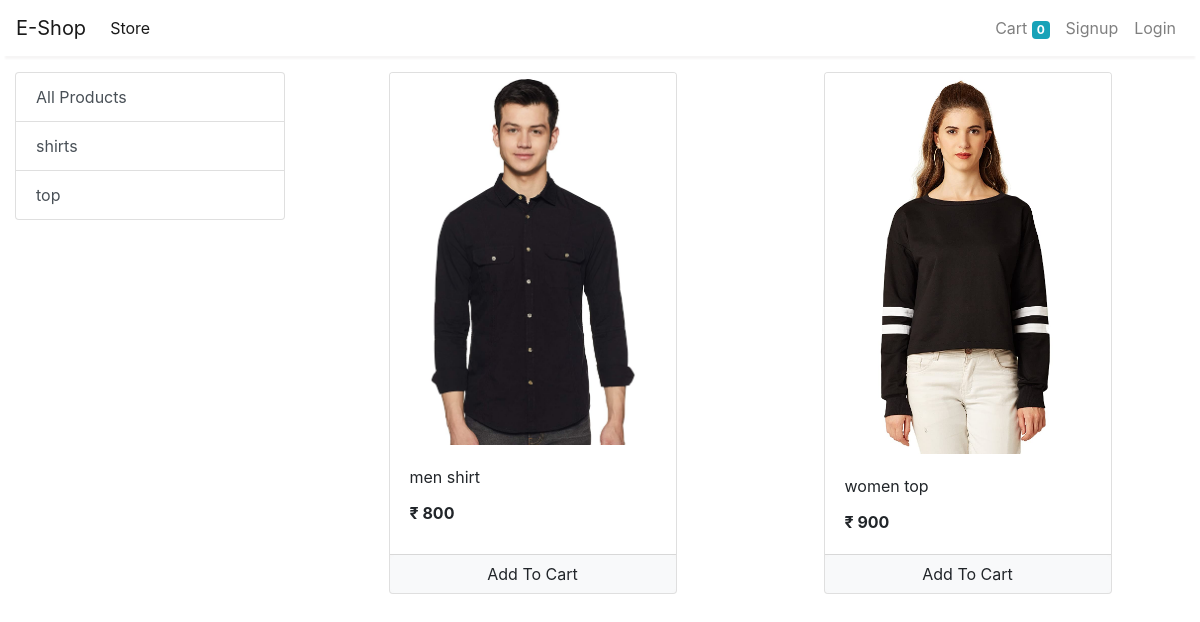
The app's page /store with its own data.
### store/models/category.py (models this page shows, shortened)
class Category(models.Model):
    name = models.CharField(max_length=20)
    @staticmethod
    def get_all_categories():
        return Category.objects.all()

### store/models/product.py (models this page shows, shortened)
class Product(models.Model):
    name = models.CharField(max_length=50)
    price = models.IntegerField(default=0)
    category = models.ForeignKey(Category, on_delete=models.CASCADE, default=1)
    description = models.CharField(max_length=200, default='' , null=True , blank=True)
    image = models.ImageField(upload_to='uploads/products/')
    @staticmethod
    def get_all_products():
        return Product.objects.all()

### store/views/home.py (the view)
# urls.py: path('' , include('store.urls'))
def store(request):
    cart = request.session.get('cart')
    if not cart:
        request.session['cart'] = {}
    products = None
    categories = Category.get_all_categories()
    categoryID = request.GET.get('category')
    if categoryID:
        products = Product.get_all_products_by_categoryid(categoryID)
    else:
        products = Product.get_all_products();
    data = {}
    data['products'] = products
    data['categories'] = categories
    print('you are : ', request.session.get('email'))
    return render(request, 'index.html', data)

### store/templatetags/cart.py (called while the page is built)
@register.filter(name='is_in_cart')
def is_in_cart(product  , cart):
    keys = cart.keys()
    for id in keys:
        if int(id) == product.id:
            return True
    return False;

### store/templatetags/custom_filter.py (called while the page is built)
@register.filter(name='currency')
def currency(number):
    return "₹ "+str(number)

### store/templates/index.html (shortened to what this page needs)
{% extends 'base.html' %}
{% block content %}
{% load cart %}
{% load custom_filter %}
<div class="container-fluid mt-3">
	<div class="row">
		<div class="col-lg-3 mx-auto">
			<div class="list-group">
				<a href="/" class="list-group-item list-group-item-action">All Products</a>
				{% for category in categories %}
				<a href="/?category={{category.id}}"
					class="list-group-item list-group-item-action">{{category.name}}</a>
				{% endfor %}
			</div>
		</div>
		<div id='products' class="col-lg-9 mx-auto">
			<div class="row mx-auto">
				{% for product in products %}
				<div class="card mx-auto mb-3" id={{product.id}} style="width: 18rem;">
					<img class="card-img-top" src="{{product.image.url}}" alt="Card image cap">
					<div class="card-body">
						<p class="card-title">{{product.name}}</p>
						<p class="card-text"><b>{{product.price|currency}}</b></p>
					</div>
					<div class="card-footer p-0 no-gutters">
						{% if product|is_in_cart:request.session.cart %}
						<div class="row no-gutters">
							<form action="/#{{product.id}}" class="col-2 " method="post">
								{% csrf_token %}
								<input hidden type="text" name='product' value='{{product.id}}'>
								<input hidden type="text" name='remove' value='True'>
								<input type="submit" value=" - " class="btn btn-block btn-light border-right">
							</form>
							<div class="text-center col">{{product|cart_quantity:request.session.cart}} in Cart</div>
							<form action="/#{{product.id}}" class="col-2 " method="post">
								{% csrf_token %}
								<input hidden type="text" name='product' value='{{product.id}}'>
								<input type="submit" value=" + " class="btn btn-block btn-light border-left">
							</form>
						</div>
						{% else %}
						<form action="/#{{product.id}}" method="POST" class="btn-block">
							<input type="submit" class="float-right btn btn-light  form-control"
								value="Add To Cart">
						</form>
						{% endif %}
					</div>
				</div>
				{% endfor %}
			</div>
		</div>
	</div>
</div>
{% endblock %}

### records on screen
Category: name "shirts"
Category: name "top"
Product: {{ product.id }} 1 (drawn), image (picture), name "men shirt", price "₹ 800"
Product: image (picture), name "women top", price "₹ 900"

### other values on screen
{{ request.session.cart.keys|length }} "0"
